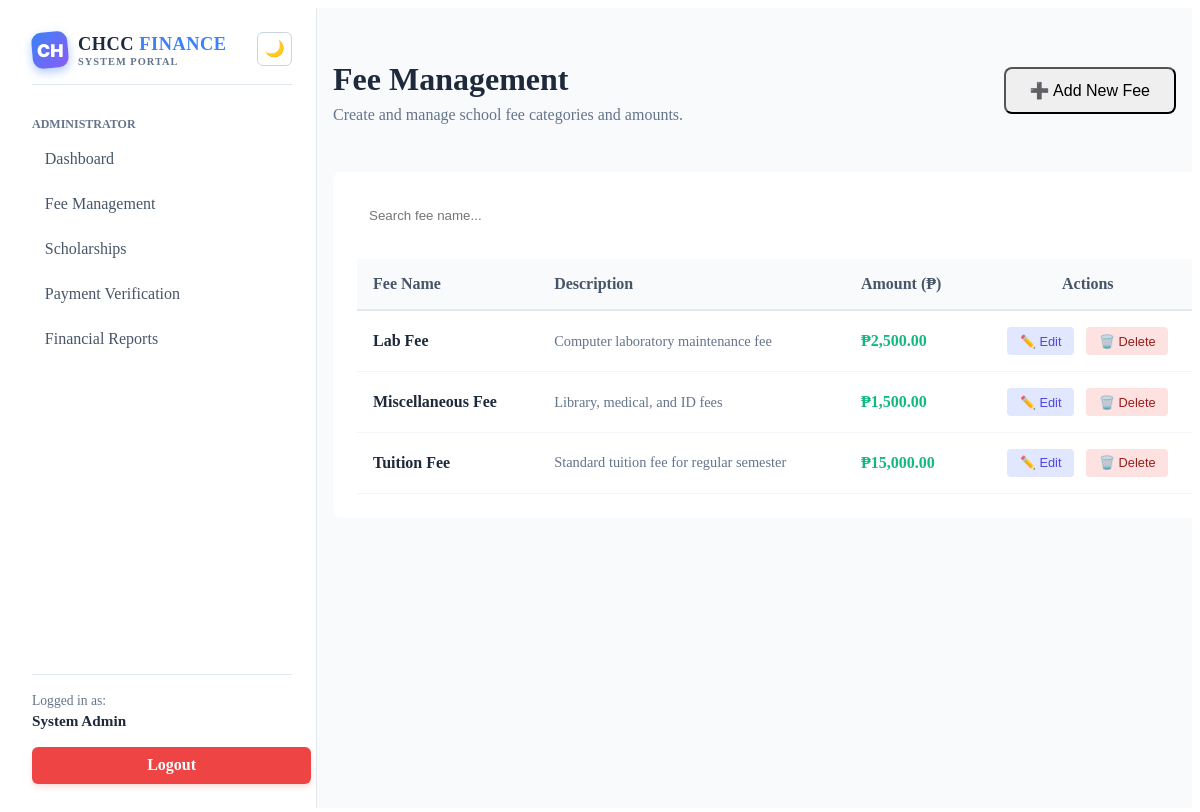
Page /views/admin/fees.php (signed in) on the committed database.
### tables this page shows
CREATE TABLE IF NOT EXISTS fees (
    id INT AUTO_INCREMENT PRIMARY KEY,
    name VARCHAR(100) NOT NULL,  
    amount DECIMAL(10, 2) NOT NULL,
    description TEXT,
    academic_year VARCHAR(20) NOT NULL,
    created_at TIMESTAMP DEFAULT CURRENT_TIMESTAMP
);

### views/admin/fees.php (the view, shortened to what this page needs)
<?php
include '../layouts/header.php';
include '../layouts/sidebar.php';
$database = new Database();
$db = $database->getConnection();
$fees = [];
try {
    $stmt = $db->query("SELECT * FROM fees ORDER BY name ASC");
    $fees = $stmt->fetchAll(PDO::FETCH_ASSOC);
} catch(PDOException $e) {
    $error = "Failed to load fees. Make sure the 'fees' table exists.";
}
?>
<div style="width: 100%; box-sizing: border-box; margin-top: 1rem;">
    <div class="dashboard-header" style="margin-bottom: 2rem; display: flex; justify-content: space-between; align-items: center;">
        <div>
            <h1 style="margin-bottom: 0.5rem; color: #1e293b;">Fee Management</h1>
            <p style="color: #64748b; margin-top: 0;">Create and manage school fee categories and amounts.</p>
        </div>
        <button onclick="openFeeModal()" class="btn btn-primary btn-animate" style="padding: 0.75rem 1.5rem; border-radius: 8px; font-size: 1rem;">
            ➕ Add New Fee
        </button>
    </div>
    <div class="card card-animate" style="padding: 1.5rem; background: #fff; border-radius: 8px; box-shadow: var(--shadow); width: 100%; overflow-x: auto;">
        <div style="margin-bottom: 1.5rem;">
            <input type="text" id="feeSearch" placeholder="Search fee name..."
                   style="width: 100%; max-width: 400px; padding: 0.75rem; border: 1px solid var(--border-color); border-radius: 4px;">
        </div>
        <table style="width: 100%; border-collapse: collapse; text-align: left;">
            <thead>
                <tr style="border-bottom: 2px solid #e2e8f0; background-color: #f8fafc;">
                    <th style="padding: 1rem; color: #475569;">Fee Name</th>
                    <th style="padding: 1rem; color: #475569;">Description</th>
                    <th style="padding: 1rem; color: #475569;">Amount (₱)</th>
                    <th style="padding: 1rem; text-align: center; color: #475569;">Actions</th>
                </tr>
            </thead>
            <tbody id="feeTableBody">
                <?php if (empty($fees)): ?>
                    <tr><td colspan="4" style="text-align:center; padding: 3rem; color: #94a3b8;">No fee categories found. Click 'Add New Fee' to create one.</td></tr>
                <?php else: ?>
                    <?php foreach ($fees as $fee): ?>
                        <tr style="border-bottom: 1px solid #f1f5f9; transition: background 0.2s;">
                            <td style="padding: 1rem; font-weight: bold; color: #1e293b;">
                                <?php echo htmlspecialchars($fee['name']); ?>
                            </td>
                            <td style="padding: 1rem; color: #64748b; font-size: 0.9rem;">
                                <?php echo htmlspecialchars($fee['description'] ?? 'No description'); ?>
                            </td>
                            <td style="padding: 1rem; font-weight: bold; color: #10b981;">
                                ₱<?php echo number_format($fee['amount'], 2); ?>
                            </td>
                            <td style="padding: 1rem; text-align: center;">
                                <button onclick="editFee(<?php echo $fee['id']; ?>, '<?php echo addslashes($fee['name']); ?>', '<?php echo addslashes($fee['description']); ?>', <?php echo $fee['amount']; ?>)"
                                        class="btn-animate" style="background: #e0e7ff; color: #4f46e5; border: none; padding: 0.4rem 0.8rem; border-radius: 4px; font-size: 0.8rem; margin-right: 0.5rem; cursor: pointer;">
                                    ✏️ Edit
                                </button>
                                <button onclick="deleteFee(<?php echo $fee['id']; ?>, '<?php echo addslashes($fee['name']); ?>')"
                                        class="btn-animate" style="background: #fee2e2; color: #991b1b; border: none; padding: 0.4rem 0.8rem; border-radius: 4px; font-size: 0.8rem; cursor: pointer;">
                                    🗑️ Delete
                                </button>
                            </td>
                        </tr>
                    <?php endforeach; ?>
                <?php endif; ?>
            </tbody>
        </table>
    </div>
</div>
<?php include '../layouts/footer.php'; ?>

### views/layouts/header.php (shortened to what this page needs)
<!DOCTYPE html>
<html lang="en">
<head>
</head>
<body>

### views/layouts/sidebar.php (shortened to what this page needs)
<?php
$role = $_SESSION['role'] ?? '';
$display_name = $_SESSION['name'] ?? 'User';
?>
<div class="main-wrapper" style="display: flex; min-height: 100vh; overflow: hidden; position: relative;">
    <div class="sidebar" id="mainSidebar" style="width: 260px; display: flex; flex-direction: column; padding: 1.5rem; flex-shrink: 0; overflow-y: auto; z-index: 50;">
        <div class="sidebar-logo-container" style="display: flex; justify-content: space-between; align-items: flex-start; margin-bottom: 1.5rem; padding-bottom: 1rem;">
            <div style="display: flex; align-items: center; gap: 10px;">
                <div style="width: 36px; height: 36px; background: linear-gradient(135deg, #3b82f6, #8b5cf6); border-radius: 10px; display: flex; justify-content: center; align-items: center; box-shadow: 0 4px 10px rgba(59, 130, 246, 0.4); flex-shrink: 0; transform: rotate(-5deg);">
                    <span style="color: white; font-weight: 900; font-size: 1.1rem; font-family: 'Inter', sans-serif; transform: rotate(5deg);">CH</span>
                </div>
                <div>
                    <h2 class="sidebar-title" style="margin: 0; font-size: 1.15rem; line-height: 1.2; font-weight: 900; letter-spacing: 0.5px;">CHCC <span style="color: #3b82f6;">FINANCE</span></h2>
                    <span class="sidebar-subtitle" style="font-size: 0.65rem; display: block; margin-top: 0.1rem; text-transform: uppercase; letter-spacing: 1px; font-weight: 600;">System Portal</span>
                </div>
            </div>
            <button id="themeToggle" style="background: transparent; color: #94a3b8; border: 1px solid #cbd5e1; padding: 0.4rem; border-radius: 6px; cursor: pointer; font-size: 1rem; display: flex; align-items: center; justify-content: center; transition: all 0.3s; margin-left: 5px;" title="Toggle Dark/Light Mode">
            </button>
        </div>
        <ul class="sidebar-nav" style="list-style: none; padding: 0; margin: 0; flex: 1;">
            <?php if ($role === 'admin'): ?>
                <li class="sidebar-category" style="font-size: 0.75rem; text-transform: uppercase; margin-bottom: 0.5rem; margin-top: 0.5rem; font-weight: bold;">Administrator</li>
                <li style="margin-bottom: 0.5rem;"><a href="../admin/dashboard.php" class="nav-link">Dashboard</a></li>
                <li style="margin-bottom: 0.5rem;"><a href="../admin/fees.php" class="nav-link">Fee Management</a></li>
                <li style="margin-bottom: 0.5rem;"><a href="../admin/scholarships.php" class="nav-link">Scholarships</a></li>
                <li style="margin-bottom: 0.5rem;"><a href="../admin/payments.php" class="nav-link">Payment Verification</a></li>
                <li style="margin-bottom: 0.5rem;"><a href="../admin/reports.php" class="nav-link">Financial Reports</a></li>
            <?php endif; ?>
        </ul>
        <div class="sidebar-footer-container" style="margin-top: 2rem; padding-top: 1rem;">
            <div style="margin-bottom: 1rem; font-size: 0.85rem; line-height: 1.4;">
                <span class="sidebar-footer-text">Logged in as:</span><br>
                <strong class="sidebar-footer-name" style="font-size: 0.95rem;"><?php echo htmlspecialchars($display_name); ?></strong>
            </div>
            <a href="../../api/auth/logout.php" style="display: block; width: 100%; text-align: center; background-color: #ef4444; color: white; padding: 0.6rem; text-decoration: none; border-radius: 6px; font-weight: bold; transition: background 0.3s; box-shadow: 0 4px 6px -1px rgba(239, 68, 68, 0.2);">
                Logout
            </a>
        </div>
    </div>
    <div class="main-content-wrapper" style="flex: 1; padding: 1rem; overflow-y: auto; height: 100vh; box-sizing: border-box;">

### views/layouts/footer.php (shortened to what this page needs)
    </div> </div>
</body>
</html>

### views/admin/fees.php (style rules this page uses)
.card-animate { transition: transform 0.3s ease, box-shadow 0.3s ease !important; }
.btn-animate { transition: all 0.2s ease-in-out !important; display: inline-block; }

### views/layouts/footer.php (style rules this page uses)
body { animation: pageEnter 0.4s cubic-bezier(0.16, 1, 0.3, 1) forwards; }
body, .main-wrapper, .sidebar, .sidebar * , .main-content-wrapper, .card, .dashboard-header p, .dashboard-header h1, table, th, td, tr, input, select, textarea { transition: background-color 0.4s ease, color 0.4s ease, border-color 0.4s ease, box-shadow 0.4s ease; }
.main-wrapper { background-color: #f8fafc; }
.main-content-wrapper { max-width: none !important; min-width: 0 !important; margin: 0 !important; width: 100% !important; }
.main-content-wrapper h1, .main-content-wrapper h2, .main-content-wrapper h3, .main-content-wrapper p, .main-content-wrapper td, .main-content-wrapper th, .main-content-wrapper label { color: #1e293b; }
.sidebar { background-color: #ffffff; border-right: 1px solid #e2e8f0; }
.sidebar-logo-container { border-bottom: 1px solid #e2e8f0; }
.sidebar-title { color: #1e293b; }
.sidebar-subtitle { color: #64748b; }
.sidebar-category { color: #64748b; }
.sidebar-nav a.nav-link { color: #475569; text-decoration: none; display: block; padding: 0.6rem 0.8rem; border-radius: 6px; font-weight: 500; }
.sidebar-footer-container { border-top: 1px solid #e2e8f0; }
.sidebar-footer-text { color: #64748b; }
.sidebar-footer-name { color: #1e293b; }

### rows in the picture
fees: name "Lab Fee", description "Computer laboratory maintenance fee", amount "2,500.00"
fees: name "Miscellaneous Fee", description "Library, medical, and ID fees", amount "1,500.00"
fees: name "Tuition Fee", description "Standard tuition fee for regular semester", amount "15,000.00"

### other values in the picture
$display_name "System Admin"
